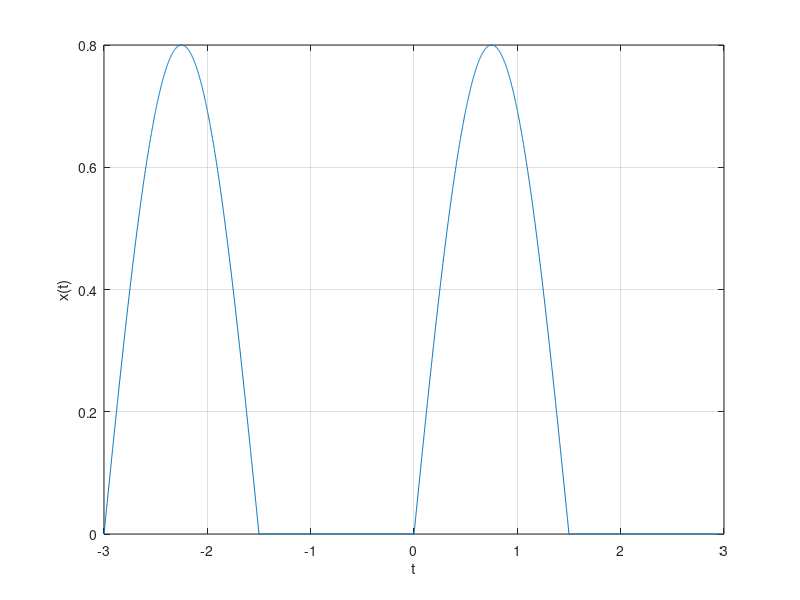

Source code (MATLAB):
rez_temp = 0.002;
T = 3;%perioada
A = 0.8;%amplitudinea
BEGIN = -3;
END = 3;
x = BEGIN : rez_temp : END;
y = A*sin(2*pi*(1/T)*x);
[linii coloane] = size(y);

%Pentru intrarile negative din y, se modifica in 0.
for i = 1 : coloane
    if y(i) < 0
        y(i) = 0;
    end
end
plot(x,y)
grid
xlabel("t")
ylabel("x(t)")
